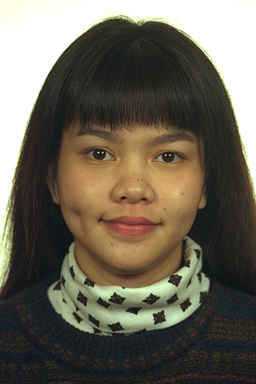
%> input picture 3算法/Algorithms_MathModels/《MATLAB图像处理》源文件/本书源文件/chap15/girl1.bmp, 256 x 384 px
$ octave chap15_10.m   (GNU Octave 9; MATLAB toolbox functions it lacks are replaced by stand-ins)
%> lines starting %> are read from the running program, lines starting %| are printed output that depends on the picture; in (x1, y1, x2, y2) boxes, pixels count from 0 and x2, y2 are one past the last pixel; in counts of white or black regions, pixels touching at a corner belong together; the program's own positions count from 1
%> further down, I is the input picture: size 384x256x3 uint8; mean R, G, B 106.9, 100.6, 87.3
### 3-1算法-Algorithms_MathModels/《MATLAB图像处理》源文件/本书源文件/chap15/refine_face_detection.m
function BW=refine_face_detection(I)
% I是待识别的彩色图像，BW是检测到二值人脸图像
%%肤色聚类
I1=I;             %输入图像矩阵I
R=I1(:,:,1);      %获取RGB图像矩阵I的R、G、B取值
G=I1(:,:,2);
B=I1(:,:,3);
Y=0.299*R+0.587*G+0.114*B; %进行颜色空间转换 计算Y 和Cb
Cb=-0.1687*R-0.3313*G+0.5000*B+128;
for Cb=133:165
    r=(Cb-128)*1.402+Y;  %将YCrCb空间中Cb=133:165中的区域确定
    r1=find(R==r);       %产生肤色聚类的二值矩阵
    R(r1)=255;           %对肤色聚类的区域
    G(r1)=255;
    B(r1)=255;
end
%> G: size 384x256 uint8; min 4, max 255, mean 128.7
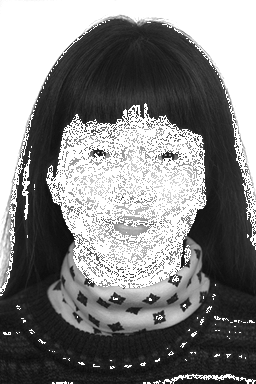
%> R: size 384x256 uint8; min 1, max 255, mean 129.5
I1(:,:,1)=R;            %生成肤色聚类后的图像
I1(:,:,2)=G;
I1(:,:,3)=B;
J=im2bw(I1,0.99);       %转换成灰度图像
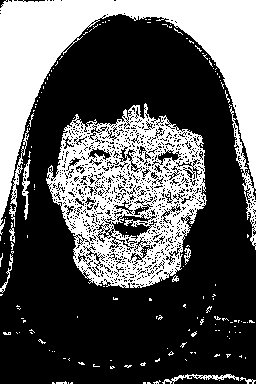
%> J: size 384x256 logical; 35% white; 168 white regions (156 under 20 px), largest, box (x1, y1, x2, y2) and area: (0, 0, 256, 250) 17377, (46, 103, 207, 288) 15262, (9, 128, 29, 227) 303
%% 膨胀和腐蚀
SE1=strel('square',8);
BW1=imdilate(J,SE1);%先小面积膨胀
%> BW1: size 384x256 logical; 55.9% white; 10 black regions (6 under 20 px), largest, box (x1, y1, x2, y2) and area: (0, 19, 256, 384) 43224, (220, 325, 231, 333) 31, (0, 271, 4, 282) 30, (0, 245, 8, 251) 20
BW1=imfill(BW1,'holes');%填充区域里的洞
%> BW1: size 384x256 logical; 56% white; 5 black regions (2 under 20 px), largest, box (x1, y1, x2, y2) and area: (0, 19, 256, 384) 43224, (0, 271, 4, 282) 30, (0, 245, 8, 251) 20
SE1=strel('square',20);
BW1=imerode(BW1,SE1);%大面积的腐蚀
%> BW1: size 384x256 logical; 34.5% white; 4 white regions (1 under 20 px), largest, box (x1, y1, x2, y2) and area: (54, 111, 200, 282) 17748, (0, 0, 256, 235) 16144, (210, 381, 218, 384) 24
SE1=strel('square',12);
BW1=imdilate(BW1,SE1);%膨胀，恢复人脸区域
%> BW1: size 384x256 logical; 42.5% white; 4 white regions, box (x1, y1, x2, y2) and area: (49, 106, 206, 288) 21422, (0, 0, 256, 241) 20094, (205, 376, 224, 384) 152, (0, 255, 12, 267) 144
%% 定位人脸的大致区域
[B,L,N]=bwboundaries(BW1,'noholes');%边界跟踪
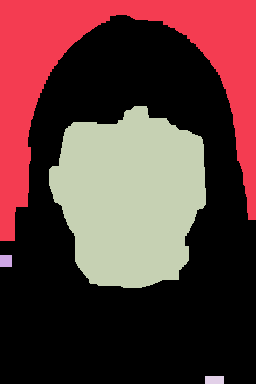
%> L: size 384x256 double; 5 distinct labels, from 0 to 4; one colour per label, 0 black
%> B = 4 boundaries; box (x1, y1, x2, y2) and points: (0, 0, 256, 241) 1281, (49, 106, 206, 288) 569, (205, 376, 224, 384) 51, (0, 255, 12, 267) 45; N = 4
a=zeros(1,N);
for i1=1:N
    a(i1)=length(find(L==i1)); %获取斑点位置
end
%> this loop made 4 passes
%> after the loop, a = [20094 144 21422 152]
a1=find(a==max(a));
%> a1 = 3
L1=(abs(L-a1))*255;
%> L1: size 384x256 double; 4 distinct labels, from 0 to 765
I2=double(rgb2gray(I)); %原彩色图像转灰度图像
I3=uint8(I2-L1);        %消除斑点
%> I3: size 384x256 uint8; 185 distinct labels, from 0 to 224
BW=I3;                   %返回结果

### 3算法/Algorithms_MathModels/《MATLAB图像处理》源文件/本书源文件/chap15/Gabor_hy.m
function Gabor= Gabor_hy(Sx,Sy,f,theta,sigma)
% Sx,Sy是滤波器窗口长度，f是中心频率，theta是滤波器的方向，sigma是高斯窗的方差
x = -fix(Sx):fix(Sx); %Gabor滤波器的窗口长度
y = -fix(Sy):fix(Sy);
[x y]=meshgrid(x,y);
xPrime = x*cos(theta) + y*sin(theta);
yPrime = y*cos(theta) - x*sin(theta);
Gabor = (1/(2*pi*sigma.^2)) .* exp(-.5*(xPrime.^2+yPrime.^2)/sigma.^2).*... %Gabor滤波器
                  (exp(j*f*xPrime)-exp(-(f*sigma)^2/2));

### 3算法/Algorithms_MathModels/《MATLAB图像处理》源文件/本书源文件/chap15/chap15_10.m
clear all;  						%清除工作空间，关闭图形窗口，清除命令行
close all;
clc;
I=imread('girl1.bmp');
I1=refine_face_detection(I); 			%人脸分割
I1=double(I1);
%> I1: size 384x256 double
[m,n]=size(I1);
%> m = 384; n = 256
theta1=0;							%方向
theta2=pi/2;
f = 0.88;							%中心频率
sigma = 2.6;						%方差
Sx = 5;
Sy = 5;							%窗宽度和长度
Gabor1=Gabor_hy(Sx,Sy,f,theta1,sigma);%产生Gabor变换的窗口函数
Gabor2=Gabor_hy(Sx,Sy,f,theta2,sigma);%产生Gabor变换的窗口函数
Regabout1=conv2(I1,double(real(Gabor1)),'same');
Regabout2=conv2(I1,double(real(Gabor2)),'same');
Regabout=(Regabout1+Regabout2)/2;
%% 第一次膨胀
J1 = im2bw(Regabout,0.2);
%> J1: size 384x256 logical; 3% white; 45 white regions (24 under 20 px), largest, box (x1, y1, x2, y2) and area: (49, 166, 172, 288) 801, (58, 122, 115, 171) 374, (154, 126, 204, 185) 321
SE1 = strel('square',2);BW = imdilate(J1,SE1);
%> after `BW = imdilate(J1,SE1)`: BW: size 384x256 logical; 4.3% white; 41 white regions (12 under 20 px), largest, box (x1, y1, x2, y2) and area: (49, 166, 173, 289) 1062, (58, 122, 116, 172) 504, (154, 126, 205, 186) 448
[B,L,N] = bwboundaries(BW,'noholes');	%边界跟踪
%> L: size 384x256 double; 42 distinct labels, from 0 to 41
%> B = 41 boundaries; largest, box (x1, y1, x2, y2) and points: (49, 166, 173, 289) 404, (154, 126, 205, 186) 206, (58, 122, 116, 172) 204, (175, 206, 197, 267) 127, (123, 106, 150, 124) 99; N = 41
a = zeros(1,N);
for i1 = 1:N
    a(i1) = length(find(L == i1));
end
%> this loop made 41 passes
%> after the loop, a = 41 values, max 1062 at index 1, min 4 at index 3, mean 102.3
a1 = find(a > 300);
%> a1 = [1 2 31 37]
for i1 = 1:size(a1,2)
L(find(L == a1(i1))) = 0;
end
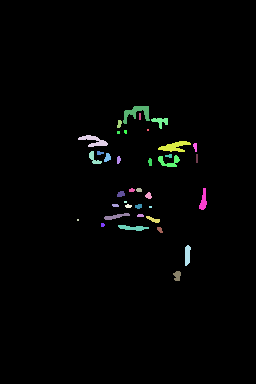
%> L: size 384x256 double; 38 distinct labels, from 0 to 41; one colour per label, 0 black
L1 = double(uint8(L*255))/255;
%> L1: size 384x256 double; values 0 (black) and 1 (white), 1.9% white; 37 white regions (12 under 20 px), largest, box (x1, y1, x2, y2) and area: (123, 106, 150, 124) 221, (158, 141, 191, 152) 196, (78, 135, 108, 147) 167
a = 0;
BW = I1 .* L1;
%> BW: size 384x256 double; 161 distinct labels, from 0 to 224
%% 第二此膨胀
for i2 = 1:m
    for j2 = 1:n
        if BW(i2,j2) > 0 && BW(i2,j2) < 50
            BW(i2,j2) = 255;
        end
    end
end
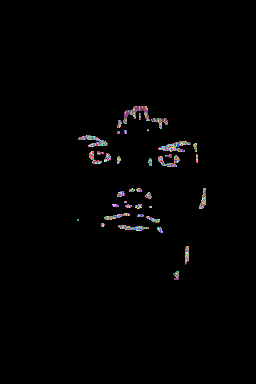
%> BW: size 384x256 double; 139 distinct labels, from 0 to 255; one colour per label, 0 black
BW = uint8(BW);
%> BW: size 384x256 uint8; 139 distinct labels, from 0 to 255
J2 = im2bw(BW,0.8);
%> J2: size 384x256 logical; 0.2% white in thin lines or dots, all inside (x1, y1, x2, y2) = (97, 106, 206, 280)
SE1 = strel('rectangle',[2 5]);BW = imdilate(J2,SE1);
%> after `BW = imdilate(J2,SE1)`: BW: size 384x256 logical; 0.66% white; 7 white regions (1 under 20 px), largest, box (x1, y1, x2, y2) and area: (116, 106, 170, 124) 425, (160, 154, 174, 159) 54, (172, 274, 181, 281) 51, (95, 151, 105, 156) 43, (202, 190, 208, 197) 37, (183, 261, 190, 266) 28
[B,L,N] = bwboundaries(BW,'noholes');	%边界跟踪
%> L: size 384x256 double; 8 distinct labels, from 0 to 7
%> B = 7 boundaries; box (x1, y1, x2, y2) and points: (116, 106, 170, 124) 153, (160, 154, 174, 159) 33, (172, 274, 181, 281) 30, (95, 151, 105, 156) 24, (202, 190, 208, 197) 21, (183, 261, 190, 266) 17, (183, 248, 188, 250) 11; N = 7
a = zeros(1,N);
for i1 = 1:N
    a(i1) = length(find(L == i1));
end
%> this loop made 7 passes
%> after the loop, a = [43 425 54 51 10 28 37]
a1 = find(a > 300);
%> a1 = 2
for i1 = 1:size(a1,2)
L(find(L == a1(i1))) = 0;
end
%> this loop made 1 pass
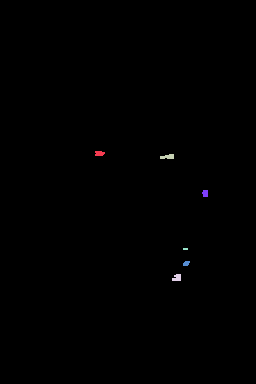
%> L: size 384x256 double; 7 distinct labels, from 0 to 7; one colour per label, 0 black
L1 = double(uint8(L*255))/255;
a =0;
SE1 = strel('rectangle',[10 10]);BW = imdilate(L1,SE1);
%> after `BW = imdilate(L1,SE1)`:
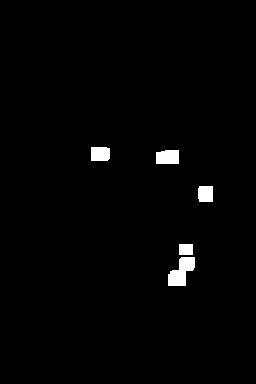
%> BW: size 384x256 double; values 0 (black) and 1 (white), 1.5% white; 5 white regions, box (x1, y1, x2, y2) and area: (168, 257, 195, 286) 488, (156, 150, 179, 164) 308, (91, 147, 110, 161) 260, (198, 186, 213, 202) 235, (179, 244, 193, 255) 154
BW = uint8(I1 .* double(BW));
%> BW: size 384x256 uint8; 148 distinct labels, from 0 to 224
set(0,'defaultFigurePosition',[100,100,1200,450]); %修改图形图像位置的默认设置
set(0,'defaultFigureColor',[1 1 1])                %修改图形背景颜色的设置
figure,
imshow(BW);

$ run again, with 3算法/Algorithms_MathModels/《MATLAB图像处理》源文件/本书源文件/chap15/girl2.bmp copied over 3算法/Algorithms_MathModels/《MATLAB图像处理》源文件/本书源文件/chap15/girl1.bmp
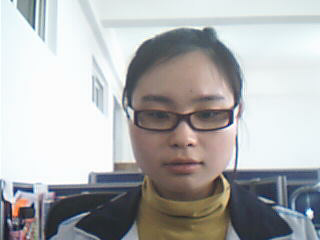
%> input picture 3算法/Algorithms_MathModels/《MATLAB图像处理》源文件/本书源文件/chap15/girl2.bmp, 320 x 240 px
%> I is the input picture: size 240x320x3 uint8; mean R, G, B 176.7, 177.6, 178.1
%> J: size 240x320 logical; 16.1% white; 143 white regions (131 under 20 px), largest, box (x1, y1, x2, y2) and area: (113, 52, 242, 240) 11230, (8, 227, 34, 240) 150, (10, 198, 24, 220) 89
%> in refine_face_detection, `[B,L,N]=bwboundaries(BW1,'noholes');`: B = 2 boundaries; box (x1, y1, x2, y2) and points: (131, 54, 240, 240) 553, (5, 199, 34, 240) 143; N = 2
%> the loop in refine_face_detection, `for i1=1:N` made 2 passes
%> after the loop in refine_face_detection, `for i1=1:N`: a = [839 16446]
%> in refine_face_detection, `a1=find(a==max(a));`: a1 = 2
%> I3: size 240x320 uint8; 224 distinct labels, from 0 to 253
%> J1: size 240x320 logical; 4.1% white; 38 white regions (22 under 20 px), largest, box (x1, y1, x2, y2) and area: (131, 113, 228, 240) 962, (135, 54, 234, 111) 706, (216, 105, 240, 214) 559
%> `[B,L,N] = bwboundaries(BW,'noholes');`: B = 34 boundaries; largest, box (x1, y1, x2, y2) and points: (131, 105, 241, 240) 757, (135, 54, 235, 112) 359, (155, 196, 211, 206) 113, (191, 116, 229, 129) 91, (180, 122, 214, 137) 77; N = 34
%> the loop `for i1 = 1:N` made 34 passes
%> after the loop `for i1 = 1:N`: a = 34 values, max 1885 at index 1, min 4 at index 32, mean 127.3
%> `a1 = find(a > 300);`: a1 = [1 2]
%> the loop `for i1 = 1:size(a1,2)` made 2 passes
%> after the loop `for i1 = 1:size(a1,2)`:
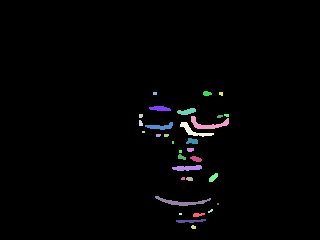
%> L: size 240x320 double; 33 distinct labels, from 0 to 34; one colour per label, 0 black
%> J2: size 240x320 logical; 0.08% white in thin lines or dots, all inside (x1, y1, x2, y2) = (186, 92, 223, 143)
%> `[B,L,N] = bwboundaries(BW,'noholes');`: B = 3 boundaries; box (x1, y1, x2, y2) and points: (184, 126, 195, 136) 31, (186, 138, 198, 144) 27, (217, 92, 225, 96) 20; N = 3
%> the loop `for i1 = 1:N` made 3 passes
%> after the loop `for i1 = 1:N`: a = [78 53 30]
%> `a1 = find(a > 300);`: a1 = []
%> `BW = imdilate(L1,SE1)`:
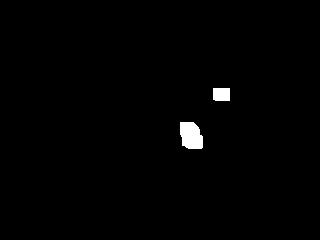
%> BW: size 240x320 double; values 0 (black) and 1 (white), 0.96% white; 2 white regions, box (x1, y1, x2, y2) and area: (180, 122, 203, 149) 519, (213, 88, 230, 101) 219

$ run again, with 3算法/Algorithms_MathModels/《MATLAB图像处理》源文件/本书源文件/chap15/girl3.bmp copied over 3算法/Algorithms_MathModels/《MATLAB图像处理》源文件/本书源文件/chap15/girl1.bmp
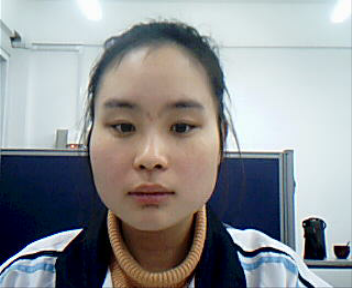
%> input picture 3算法/Algorithms_MathModels/《MATLAB图像处理》源文件/本书源文件/chap15/girl3.bmp, 352 x 288 px
%> I is the input picture: size 288x352x3 uint8; mean R, G, B 142.8, 145.5, 148
%> after the loop in refine_face_detection, `for Cb=133:165`:
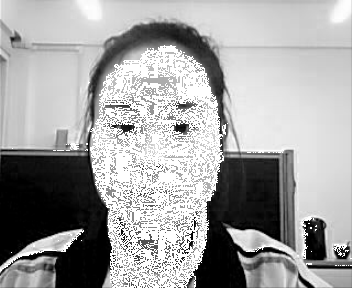
%> R: size 288x352 uint8; min 0, max 255, mean 163
%> J: size 288x352 logical; 18.1% white; 92 white regions (80 under 20 px), largest, box (x1, y1, x2, y2) and area: (90, 45, 224, 288) 17682, (18, 249, 57, 258) 77, (61, 233, 81, 252) 68
%> in refine_face_detection, `[B,L,N]=bwboundaries(BW1,'noholes');`: B = 1 boundary; box (x1, y1, x2, y2) and points: (92, 47, 223, 288) 659; N = 1
%> the loop in refine_face_detection, `for i1=1:N` made 1 pass
%> J1: size 288x352 logical; 3.7% white; 51 white regions (34 under 20 px), largest, box (x1, y1, x2, y2) and area: (92, 47, 221, 279) 2141, (111, 252, 195, 288) 539, (130, 195, 173, 200) 123
%> `[B,L,N] = bwboundaries(BW,'noholes');`: B = 44 boundaries; largest, box (x1, y1, x2, y2) and points: (92, 47, 222, 280) 1062, (111, 252, 196, 288) 383, (130, 195, 174, 201) 89, (179, 209, 197, 244) 74, (109, 116, 138, 125) 61; N = 44
%> the loop `for i1 = 1:N` made 44 passes
%> after the loop `for i1 = 1:N`: a = 44 values, max 2818 at index 1, min 4 at index 9, mean 119.1
%> `a1 = find(a > 300);`: a1 = [1 4]
%> the loop `for i1 = 1:size(a1,2)` made 2 passes
%> J2: size 288x352 logical; 0.04% white in thin lines or dots, all inside (x1, y1, x2, y2) = (121, 126, 193, 244)
%> `[B,L,N] = bwboundaries(BW,'noholes');`: B = 9 boundaries; largest, box (x1, y1, x2, y2) and points: (186, 220, 195, 233) 33, (123, 231, 130, 235) 18, (144, 148, 150, 153) 18, (119, 126, 124, 131) 17, (173, 127, 178, 132) 17; N = 9
%> the loop `for i1 = 1:N` made 9 passes
%> after the loop `for i1 = 1:N`: a = [25 27 12 29 10 25 22 21 70]
%> `a1 = find(a > 300);`: a1 = []
%> `BW = imdilate(L1,SE1)`:
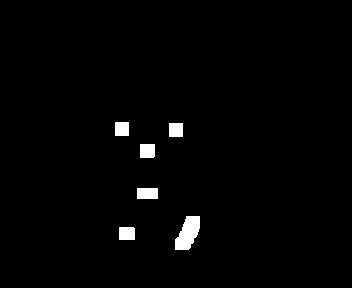
%> BW: size 288x352 double; values 0 (black) and 1 (white), 1.6% white; 6 white regions, box (x1, y1, x2, y2) and area: (175, 216, 200, 250) 575, (137, 188, 158, 199) 231, (140, 144, 155, 158) 209, (119, 227, 135, 240) 207, (115, 122, 129, 136) 196, (169, 123, 183, 137) 196

$ run again, with 3算法/Algorithms_MathModels/《MATLAB图像处理》源文件/本书源文件/chap15/boy1.bmp copied over 3算法/Algorithms_MathModels/《MATLAB图像处理》源文件/本书源文件/chap15/girl1.bmp
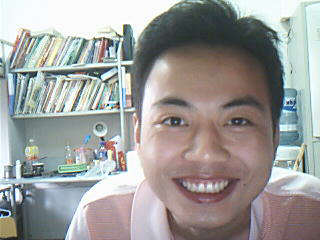
%> input picture 3算法/Algorithms_MathModels/《MATLAB图像处理》源文件/本书源文件/chap15/boy1.bmp, 320 x 240 px
%> I is the input picture: size 240x320x3 uint8; mean R, G, B 157.5, 156.8, 155.3
%> J: size 240x320 logical; 26.6% white; 305 white regions (281 under 20 px), largest, box (x1, y1, x2, y2) and area: (83, 47, 320, 240) 17830, (0, 218, 18, 238) 285, (12, 25, 30, 53) 157
%> in refine_face_detection, `[B,L,N]=bwboundaries(BW1,'noholes');`: B = 5 boundaries; box (x1, y1, x2, y2) and points: (84, 51, 320, 240) 952, (0, 219, 16, 240) 69, (49, 89, 62, 110) 65, (16, 27, 30, 47) 62, (45, 44, 60, 59) 57; N = 5
%> the loop in refine_face_detection, `for i1=1:N` made 5 passes
%> after the loop in refine_face_detection, `for i1=1:N`: a = [326 265 225 273 28968]
%> in refine_face_detection, `a1=find(a==max(a));`: a1 = 5
%> J1: size 240x320 logical; 5.8% white; 54 white regions (32 under 20 px), largest, box (x1, y1, x2, y2) and area: (84, 111, 248, 240) 1585, (140, 51, 274, 176) 1126, (250, 179, 320, 240) 739
%> `[B,L,N] = bwboundaries(BW,'noholes');`: B = 49 boundaries; largest, box (x1, y1, x2, y2) and points: (84, 51, 275, 240) 1560, (250, 179, 320, 240) 424, (226, 106, 252, 114) 56, (127, 152, 137, 171) 49, (215, 181, 229, 192) 43; N = 49
%> the loop `for i1 = 1:N` made 49 passes
%> after the loop `for i1 = 1:N`: a = 49 values, max 3684 at index 1, min 4 at index 2, mean 122
%> `a1 = find(a > 300);`: a1 = [1 46]
%> the loop `for i1 = 1:size(a1,2)` made 2 passes
%> J2: size 240x320 logical; 0.23% white; 14 white regions (11 under 20 px), largest, box (x1, y1, x2, y2) and area: (127, 152, 137, 171) 84, (199, 184, 204, 190) 22, (207, 184, 212, 189) 21
%> `[B,L,N] = bwboundaries(BW,'noholes');`: B = 8 boundaries; box (x1, y1, x2, y2) and points: (121, 152, 139, 176) 73, (192, 184, 219, 191) 59, (108, 192, 121, 196) 29, (154, 125, 162, 129) 21, (126, 191, 133, 194) 17, (152, 118, 158, 122) 16, (204, 155, 210, 158) 15, (236, 123, 241, 125) 11; N = 8
%> the loop `for i1 = 1:N` made 8 passes
%> after the loop `for i1 = 1:N`: a = [39 209 21 23 32 127 18 10]
%> `a1 = find(a > 300);`: a1 = []
%> `BW = uint8(I1 .* double(BW));`:
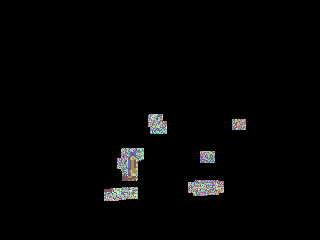
%> BW: size 240x320 uint8; 211 distinct labels, from 0 to 255; one colour per label, 0 black
